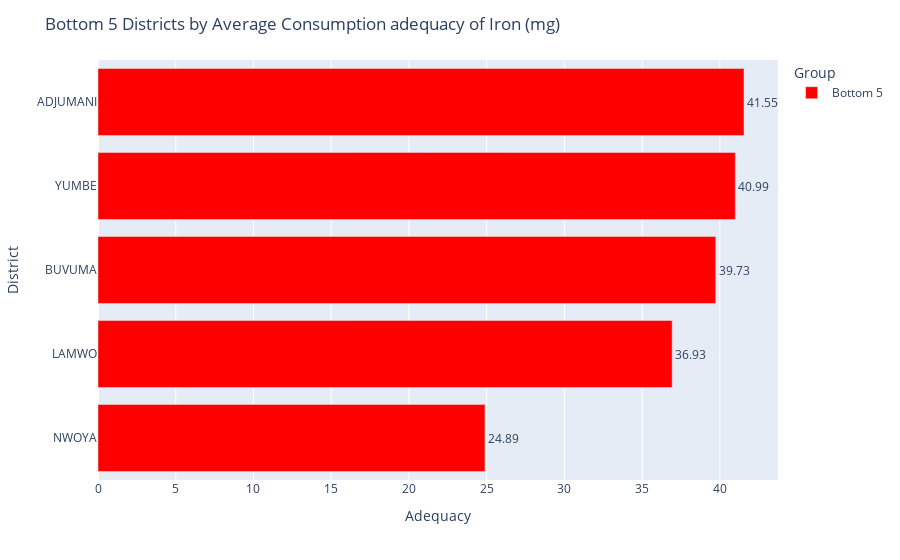

Notebook source saved alongside this figure:
### Markdown cell above
### Iron

### Code cell
nutrient ="Average Consumption adequacy of Iron (mg)"

bottom5 = merged_nutrients.nsmallest(5, nutrient)
bottom5["Group"] = "Bottom 5"

# Horizontal bar chart
fig = px.bar(
    bottom5,
    x=nutrient,
    y="district",
    color="Group",
    text=nutrient,
    orientation="h",
     color_discrete_map={
         "Bottom 5": "red"
          }
)

fig.update_traces(textposition="outside")
fig.update_layout(
    title=f"Bottom 5 Districts by {nutrient}",
    xaxis_title="Adequacy",
    yaxis_title="District",
    yaxis=dict(categoryorder="total ascending")
)

fig.show()

### Figure 1 — Plotly figure (JSON) as saved in the notebook; plotly's stock layout.template omitted (floating-point values rounded to 4 significant figures)
{"data": [{"hovertemplate": "Group=Bottom 5<br>Average Consumption adequacy of Iron (mg)=%{text}<br>district=%{y}<extra></extra>", "legendgroup": "Bottom 5", "marker": {"color": "red", "pattern": {"shape": ""}}, "name": "Bottom 5", "orientation": "h", "showlegend": true, "text": [24.89, 36.93, 39.73, 40.99, 41.55], "textposition": "outside", "type": "bar", "x": [24.89, 36.93, 39.73, 40.99, 41.55], "xaxis": "x", "y": ["NWOYA", "LAMWO", "BUVUMA", "YUMBE", "ADJUMANI"], "yaxis": "y"}], "layout": {"barmode": "relative", "legend": {"title": {"text": "Group"}, "tracegroupgap": 0}, "margin": {"t": 60}, "title": {"text": "Bottom 5 Districts by Average Consumption adequacy of Iron (mg)"}, "xaxis": {"anchor": "y", "domain": [0, 1], "title": {"text": "Adequacy"}}, "yaxis": {"anchor": "x", "categoryorder": "total ascending", "domain": [0, 1], "title": {"text": "District"}}}}
